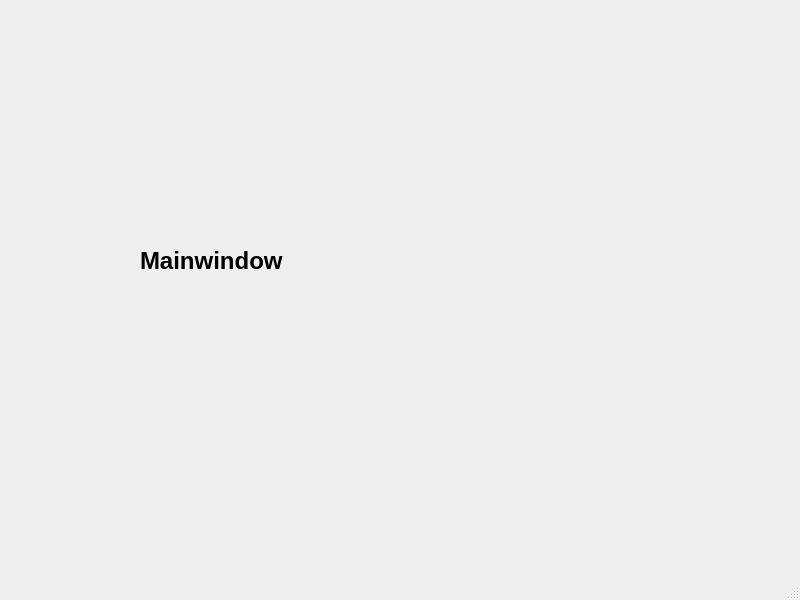
<?xml version="1.0" encoding="UTF-8"?>
<ui version="4.0">
 <class>CUserMainWindow</class>
 <widget class="QMainWindow" name="CUserMainWindow">
  <property name="geometry">
   <rect>
    <x>0</x>
    <y>0</y>
    <width>800</width>
    <height>600</height>
   </rect>
  </property>
  <property name="windowTitle">
   <string>MainWindow</string>
  </property>
  <widget class="QWidget" name="centralwidget">
   <widget class="QLabel" name="label">
    <property name="geometry">
     <rect>
      <x>140</x>
      <y>230</y>
      <width>231</width>
      <height>61</height>
     </rect>
    </property>
    <property name="font">
     <font>
      <pointsize>18</pointsize>
      <bold>true</bold>
     </font>
    </property>
    <property name="text">
     <string>Mainwindow</string>
    </property>
   </widget>
  </widget>
  <widget class="QMenuBar" name="menubar">
   <property name="geometry">
    <rect>
     <x>0</x>
     <y>0</y>
     <width>800</width>
     <height>22</height>
    </rect>
   </property>
  </widget>
  <widget class="QStatusBar" name="statusbar"/>
 </widget>
 <resources/>
 <connections/>
</ui>
